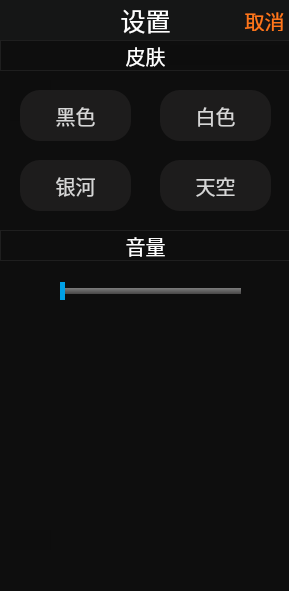
<?xml version="1.0" encoding="UTF-8"?>
<ui version="4.0">
 <class>form</class>
 <widget class="QWidget" name="form">
  <property name="geometry">
   <rect>
    <x>0</x>
    <y>0</y>
    <width>289</width>
    <height>591</height>
   </rect>
  </property>
  <property name="windowTitle">
   <string>计算器by娄卫健</string>
  </property>
  <property name="styleSheet">
   <string notr="true">QPushButton {background-color: rgb(29,28,28);
    color:rgb(214,214,214) ;
 	border:none;
	border-radius:20px;
	font-size:20px
}

</string>
  </property>
  <widget class="QLineEdit" name="xianshi2">
   <property name="geometry">
    <rect>
     <x>-10</x>
     <y>0</y>
     <width>301</width>
     <height>611</height>
    </rect>
   </property>
   <property name="font">
    <font>
     <family>Arial</family>
     <pointsize>-1</pointsize>
     <weight>50</weight>
     <bold>false</bold>
    </font>
   </property>
   <property name="focusPolicy">
    <enum>Qt::NoFocus</enum>
   </property>
   <property name="layoutDirection">
    <enum>Qt::RightToLeft</enum>
   </property>
   <property name="styleSheet">
    <string notr="true">QLineEdit { background-color: rgb(14, 14, 14);
	color: rgb(79,79,79) ;
    font-size:30px;
    border:none;

}</string>
   </property>
   <property name="maxLength">
    <number>18</number>
   </property>
   <property name="frame">
    <bool>true</bool>
   </property>
   <property name="echoMode">
    <enum>QLineEdit::Normal</enum>
   </property>
   <property name="alignment">
    <set>Qt::AlignBottom|Qt::AlignRight|Qt::AlignTrailing</set>
   </property>
   <property name="dragEnabled">
    <bool>true</bool>
   </property>
   <property name="readOnly">
    <bool>true</bool>
   </property>
   <property name="placeholderText">
    <string/>
   </property>
   <property name="cursorMoveStyle">
    <enum>Qt::VisualMoveStyle</enum>
   </property>
   <property name="clearButtonEnabled">
    <bool>false</bool>
   </property>
  </widget>
  <widget class="QLabel" name="label">
   <property name="geometry">
    <rect>
     <x>0</x>
     <y>0</y>
     <width>291</width>
     <height>41</height>
    </rect>
   </property>
   <property name="font">
    <font>
     <family>方正姚体</family>
     <pointsize>19</pointsize>
    </font>
   </property>
   <property name="styleSheet">
    <string notr="true">QLabel{background-color:rgb(21,22,22);
	color:rgb(254,254,254)
}</string>
   </property>
   <property name="text">
    <string>设置</string>
   </property>
   <property name="alignment">
    <set>Qt::AlignCenter</set>
   </property>
  </widget>
  <widget class="QPushButton" name="btq">
   <property name="geometry">
    <rect>
     <x>244</x>
     <y>10</y>
     <width>41</width>
     <height>21</height>
    </rect>
   </property>
   <property name="font">
    <font>
     <family>方正舒体</family>
     <pointsize>-1</pointsize>
    </font>
   </property>
   <property name="styleSheet">
    <string notr="true">QPushButton {background-color: rgb(21, 22, 22);
    color:rgb(254,118,26) ;
    font-size:20px ;
 	border:none;
}
</string>
   </property>
   <property name="text">
    <string>取消</string>
   </property>
  </widget>
  <widget class="QLineEdit" name="xianshi2_3">
   <property name="geometry">
    <rect>
     <x>10</x>
     <y>530</y>
     <width>41</width>
     <height>20</height>
    </rect>
   </property>
   <property name="font">
    <font>
     <family>黑体</family>
     <pointsize>-1</pointsize>
     <weight>50</weight>
     <bold>false</bold>
    </font>
   </property>
   <property name="focusPolicy">
    <enum>Qt::NoFocus</enum>
   </property>
   <property name="layoutDirection">
    <enum>Qt::RightToLeft</enum>
   </property>
   <property name="styleSheet">
    <string notr="true">QLineEdit { background-color: rgb(13,13,13);
	color: rgb(79,79,79) ;
    font-size:30px;
    border:none;

}</string>
   </property>
   <property name="maxLength">
    <number>18</number>
   </property>
   <property name="frame">
    <bool>true</bool>
   </property>
   <property name="echoMode">
    <enum>QLineEdit::Normal</enum>
   </property>
   <property name="alignment">
    <set>Qt::AlignBottom|Qt::AlignRight|Qt::AlignTrailing</set>
   </property>
   <property name="dragEnabled">
    <bool>true</bool>
   </property>
   <property name="readOnly">
    <bool>true</bool>
   </property>
   <property name="placeholderText">
    <string/>
   </property>
   <property name="cursorMoveStyle">
    <enum>Qt::VisualMoveStyle</enum>
   </property>
   <property name="clearButtonEnabled">
    <bool>false</bool>
   </property>
  </widget>
  <widget class="QLineEdit" name="xianshi2_6">
   <property name="geometry">
    <rect>
     <x>10</x>
     <y>80</y>
     <width>41</width>
     <height>41</height>
    </rect>
   </property>
   <property name="font">
    <font>
     <family>黑体</family>
     <pointsize>-1</pointsize>
     <weight>50</weight>
     <bold>false</bold>
    </font>
   </property>
   <property name="focusPolicy">
    <enum>Qt::NoFocus</enum>
   </property>
   <property name="layoutDirection">
    <enum>Qt::RightToLeft</enum>
   </property>
   <property name="styleSheet">
    <string notr="true">QLineEdit { background-color:#0d0d0d;
	color: rgb(79,79,79) ;
    font-size:30px;
    border:none;

}</string>
   </property>
   <property name="maxLength">
    <number>18</number>
   </property>
   <property name="frame">
    <bool>true</bool>
   </property>
   <property name="echoMode">
    <enum>QLineEdit::Normal</enum>
   </property>
   <property name="alignment">
    <set>Qt::AlignBottom|Qt::AlignRight|Qt::AlignTrailing</set>
   </property>
   <property name="dragEnabled">
    <bool>true</bool>
   </property>
   <property name="readOnly">
    <bool>true</bool>
   </property>
   <property name="placeholderText">
    <string/>
   </property>
   <property name="cursorMoveStyle">
    <enum>Qt::VisualMoveStyle</enum>
   </property>
   <property name="clearButtonEnabled">
    <bool>false</bool>
   </property>
  </widget>
  <widget class="QLabel" name="label_2">
   <property name="geometry">
    <rect>
     <x>0</x>
     <y>40</y>
     <width>291</width>
     <height>31</height>
    </rect>
   </property>
   <property name="font">
    <font>
     <family>方正姚体</family>
     <pointsize>15</pointsize>
    </font>
   </property>
   <property name="styleSheet">
    <string notr="true">QLabel{background-color:rgb(14, 14, 14);
	color:rgb(254,254,254);
border:1px solid rgb(31,31,31);
}</string>
   </property>
   <property name="text">
    <string>皮肤</string>
   </property>
   <property name="alignment">
    <set>Qt::AlignCenter</set>
   </property>
  </widget>
  <widget class="QPushButton" name="pifuhei">
   <property name="geometry">
    <rect>
     <x>20</x>
     <y>90</y>
     <width>111</width>
     <height>51</height>
    </rect>
   </property>
   <property name="font">
    <font>
     <family>幼圆</family>
     <pointsize>-1</pointsize>
    </font>
   </property>
   <property name="text">
    <string>黑色</string>
   </property>
  </widget>
  <widget class="QPushButton" name="pifubai">
   <property name="geometry">
    <rect>
     <x>160</x>
     <y>90</y>
     <width>111</width>
     <height>51</height>
    </rect>
   </property>
   <property name="font">
    <font>
     <family>幼圆</family>
     <pointsize>-1</pointsize>
    </font>
   </property>
   <property name="text">
    <string>白色</string>
   </property>
  </widget>
  <widget class="QPushButton" name="pifuyin">
   <property name="geometry">
    <rect>
     <x>20</x>
     <y>160</y>
     <width>111</width>
     <height>51</height>
    </rect>
   </property>
   <property name="font">
    <font>
     <family>幼圆</family>
     <pointsize>-1</pointsize>
    </font>
   </property>
   <property name="text">
    <string>银河</string>
   </property>
  </widget>
  <widget class="QPushButton" name="pifutian">
   <property name="geometry">
    <rect>
     <x>160</x>
     <y>160</y>
     <width>111</width>
     <height>51</height>
    </rect>
   </property>
   <property name="font">
    <font>
     <family>幼圆</family>
     <pointsize>-1</pointsize>
    </font>
   </property>
   <property name="text">
    <string>天空</string>
   </property>
  </widget>
  <widget class="QLineEdit" name="dangqian">
   <property name="geometry">
    <rect>
     <x>170</x>
     <y>45</y>
     <width>131</width>
     <height>20</height>
    </rect>
   </property>
   <property name="font">
    <font>
     <family>Arial</family>
     <pointsize>-1</pointsize>
     <weight>50</weight>
     <bold>false</bold>
    </font>
   </property>
   <property name="focusPolicy">
    <enum>Qt::NoFocus</enum>
   </property>
   <property name="layoutDirection">
    <enum>Qt::RightToLeft</enum>
   </property>
   <property name="styleSheet">
    <string notr="true">QLineEdit { background-color: rgb(13,13,13);
	color: rgb(184,184,184) ;
    font-size:15px;
    border:none;

}</string>
   </property>
   <property name="maxLength">
    <number>18</number>
   </property>
   <property name="frame">
    <bool>true</bool>
   </property>
   <property name="echoMode">
    <enum>QLineEdit::Normal</enum>
   </property>
   <property name="alignment">
    <set>Qt::AlignRight|Qt::AlignTrailing|Qt::AlignVCenter</set>
   </property>
   <property name="dragEnabled">
    <bool>true</bool>
   </property>
   <property name="readOnly">
    <bool>true</bool>
   </property>
   <property name="placeholderText">
    <string/>
   </property>
   <property name="cursorMoveStyle">
    <enum>Qt::VisualMoveStyle</enum>
   </property>
   <property name="clearButtonEnabled">
    <bool>false</bool>
   </property>
  </widget>
  <widget class="QSlider" name="horizontalSlider">
   <property name="geometry">
    <rect>
     <x>60</x>
     <y>280</y>
     <width>181</width>
     <height>22</height>
    </rect>
   </property>
   <property name="styleSheet">
    <string notr="true">
QSlider::groove:horizontal {
        height: 6px;
        background: qlineargradient(x1: 0, y1: 0, x2: 0, y2: 1, stop: 0 rgb(124, 124, 124), stop: 1.0 rgb(72, 71, 71));
}
QSlider::handle:horizontal {
        width: 5px;
        background: rgb(0, 160, 230);
        margin: -6px 0px -6px 0px;
        border-radius: 9px;
}</string>
   </property>
   <property name="orientation">
    <enum>Qt::Horizontal</enum>
   </property>
  </widget>
  <widget class="QLabel" name="label_3">
   <property name="geometry">
    <rect>
     <x>0</x>
     <y>230</y>
     <width>291</width>
     <height>31</height>
    </rect>
   </property>
   <property name="font">
    <font>
     <family>方正姚体</family>
     <pointsize>15</pointsize>
    </font>
   </property>
   <property name="styleSheet">
    <string notr="true">QLabel{background-color:rgb(14, 14, 14);
	color:rgb(254,254,254);
border:1px solid rgb(31,31,31);
}</string>
   </property>
   <property name="text">
    <string>音量</string>
   </property>
   <property name="alignment">
    <set>Qt::AlignCenter</set>
   </property>
  </widget>
 </widget>
 <resources/>
 <connections/>
</ui>
